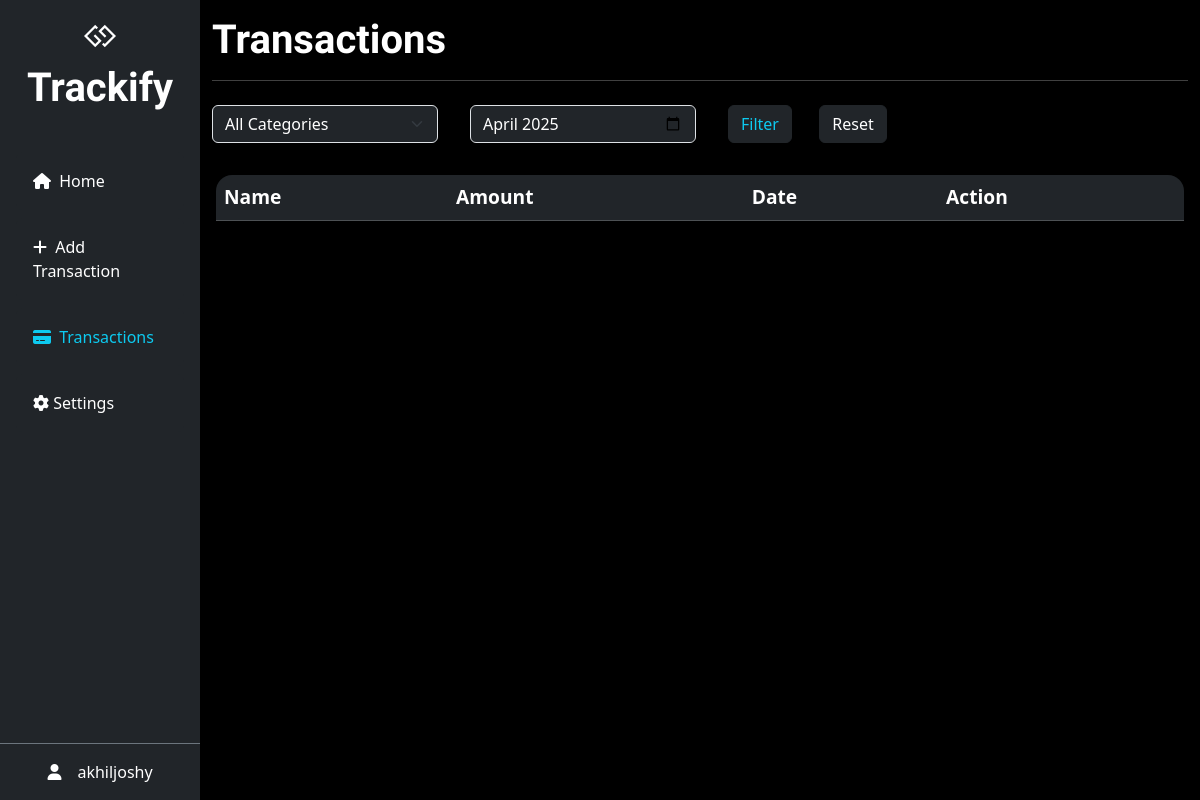
Page /expenses/ (signed in) on the earlier database version.
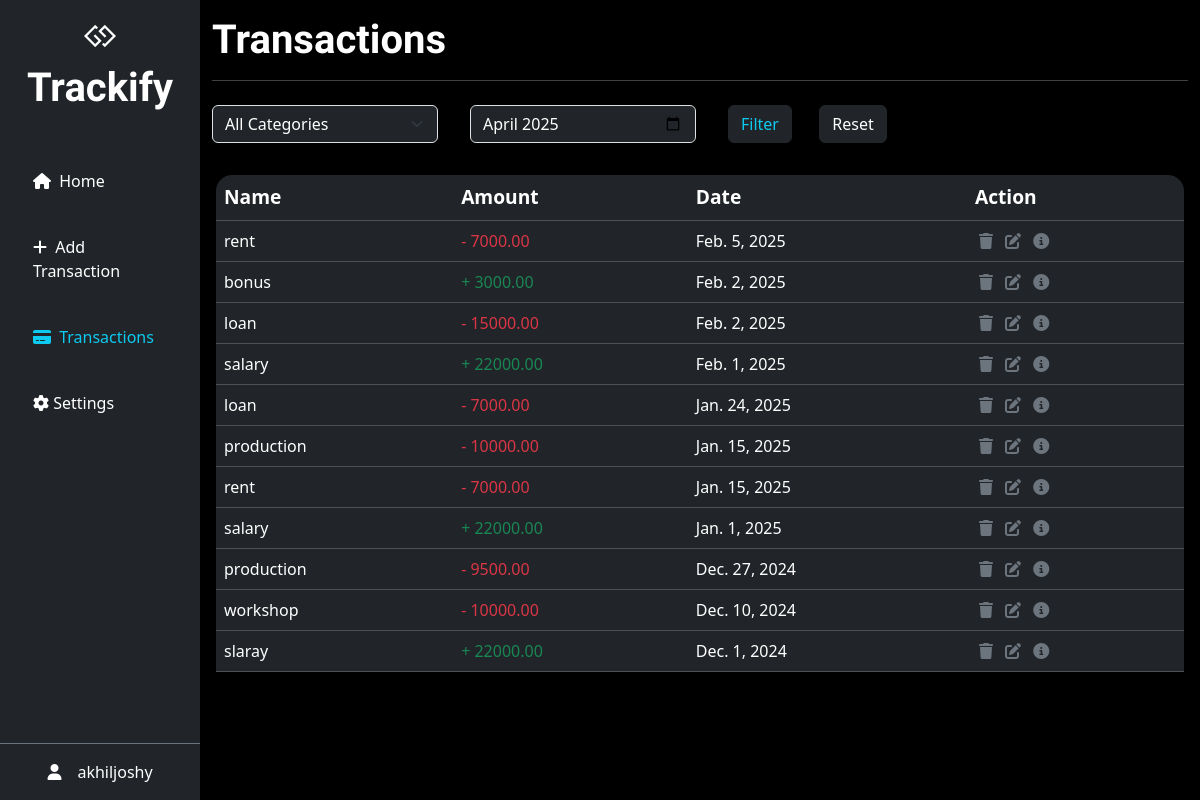
Same page on the later database version.
### expenses/models.py (models this page shows, shortened)
class ExpenseModel(models.Model):
    CATEGORY_CHOICES = [
        ('credit', 'Credit'),
        ('debit', 'Debit'),
    ]
    name = models.CharField(max_length=100)
    amount = models.DecimalField(max_digits=10, decimal_places=2)
    category = models.CharField(max_length=50, choices=CATEGORY_CHOICES)
    date = models.DateField()
    description = models.TextField(max_length=200, blank=True, null=True)
    user = models.ForeignKey(User, on_delete=models.CASCADE, null=True)

### expenses/views.py (the view)
# urls.py: path('expenses/',views.TransactionList.as_view(),name='expenses'),
class TransactionList(View):
    def get(self, request):
        if not request.user.is_authenticated:
            return redirect('login')
        data = ExpenseModel.objects.filter(user=request.user).order_by('-date')
        category = request.GET.get('category')
        date_filter = request.GET.get('date')
        if category:
            data = data.filter(category=category)
        if date_filter:
            year, month = map(int, date_filter.split('-'))
            data = data.filter(date__year=year, date__month=month)
        return render(request, 'expenses/expenses.html', {'data': data})

### expenses/templates/expenses/expenses.html (shortened to what this page needs)
{% extends "index.html" %}
{% block content %}
<h1 class="mb-3 pt-3 ">Transactions</h1>
            <hr>
            <form method="GET" action="{% url 'expenses' %}" class=" row mb-3 gap-2 pt-2">
                <div class="col-md-5 col-lg-3 ">
                    <select name="category" class=" form-select bg-dark text-white" aria-label="Default select example">
                        <option value="">All Categories</option>
                    </select>
                </div>
                <div class="col-md-5 col-lg-3 ">
                    <input type="month" name="date" class=" form-control bg-dark text-white" value="{% now 'Y-m' %}" />
                </div>
                <div class="col-md-2 col-lg-1 col-2  "><button type="submit" class=" btn btn-dark text-info">Filter</button>
                </div>
                <div class="col-md-2 col-lg-1 col-2  "><a href="{% url 'expenses' %}"
                        class="btn btn-dark">Reset</a></div>
            </form>
            <div class="container px-1 pt-3">
                <div class="scroll table-responsive rounded-4" style="max-height: 700px; overflow-y: scroll;">
                    <table class="table table-dark ">
                        <thead style="position: sticky; top: 0; font-size: larger;">
                            <tr>
                                <th>Name</th>
                                <th>Amount</th>
                                <th>Date</th>
                                <th>Action</th>
                            </tr>
                        </thead>
                        <tbody>
                            {% for exp in data %}
                            <tr>
                                <td>{{ exp.name }}</td>
                                <td>
                                    {% if exp.category == 'credit' %}
                                    <span class="text-success">+ {{ exp.amount }}</span>
                                    {% else %}
                                    <span class="text-danger">- {{ exp.amount }}</span>
                                    {% endif %}
                                </td>
                                <td>{{exp.date}}</td>
                                <td>
                                    <a href="{% url 'delete' exp.id %}" class="mx-1 text-secondary"><i
                                            class="fa-solid fa-trash"></i></a>
                                    <a href="{% url 'update' exp.id %}" class="mx-1 text-secondary"><i
                                            class="fa-solid fa-pen-to-square"></i></a>
                                    <a href="{% url 'expense_detail' exp.id %}" class="ms-1 text-secondary"><i
                                            class="fa-solid fa-circle-info"></i></a>
                                </td>
                            </tr>
                            {% endfor %}
                        </tbody>
                    </table>
                </div>
            </div>
{% endblock %}

### expenses/templates/index.html (shortened to what this page needs)
<!DOCTYPE html>
<html lang="en">
<head>
    <link href="https://cdn.jsdelivr.net/npm/bootstrap@5.3.3/dist/css/bootstrap.min.css" rel="stylesheet"
 />
    <link rel="stylesheet" href="https://cdnjs.cloudflare.com/ajax/libs/font-awesome/6.7.2/css/all.min.css"
 />
</head>
<body class="bg-black text-white">
    <div class="container-fluid m-0 p-0 d-flex vh-100">
        <aside class="d-none d-md-block bg-dark col-md-3 col-lg-2  vh-100 m-0">
            <div class="d-flex flex-column h-100 justify-content-between">
                <div>
                    <div class="text-center py-4">
                        <i class="fa-brands fa-gg fa-2xl"></i>
                        <h1 class="brand mb-0 p-3">Trackify</h1>
                    </div>
                    <div class="d-grid gap-2 px-3">
                        <a href="{% url 'home' %}"
                            class="btn btn-dark text-start p-3 {% if request.resolver_match.url_name == 'home' %} text-info {% endif %}"><i
                                class="me-1 fa-solid fa-house "></i> Home</a>
                        <a href="{% url 'addexpense' %}"
                            class="btn btn-dark text-start p-3 {% if request.resolver_match.url_name == 'addexpense' %} text-info {% endif %}"><i
                                class="me-1 fa-solid fa-plus"></i> Add Transaction</a>
                        <a href="{% url 'expenses' %}"
                            class="btn btn-dark text-start p-3 {% if request.resolver_match.url_name == 'expenses' %} text-info {% endif %}"><i
                                class="me-1 fa-solid fa-credit-card"></i> Transactions</a>
                        <a href="{% url 'settings' %}"
                            class="btn btn-dark text-start p-3 {% if request.resolver_match.url_name == 'settings' or request.resolver_match.url_name == 'feedback'%} text-info {% endif %}">
                            <i class="fa-solid fa-gear"></i> Settings</a>
                    </div>
                </div>
                <div class="d-flex justify-content-center align-items-center p-3 border-top border-secondary">
                    <i class="fa-solid fa-user me-3"></i> {{ user.username }}
                </div>
            </div>
        </aside>
        <main class=" col-lg-10 col-md-9 col-12">
            <div class="container">
                {% block content %} {% endblock %}
            </div>
        </main>
    </div>
</body>
</html>

### expenses/templates/index.html (style rules this page uses)
.brand, h1 { font-family: "Jura", sans-serif; font-weight: 700; }

Differences in the rows shown:
added ExpenseModel: name "rent", amount "7000.00", date "Feb. 5, 2025"
added ExpenseModel: name "bonus", amount "3000.00", date "Feb. 2, 2025"
added ExpenseModel: name "loan", amount "15000.00", date "Feb. 2, 2025"
added ExpenseModel: name "salary", amount "22000.00", date "Feb. 1, 2025"
added ExpenseModel: name "loan", amount "7000.00", date "Jan. 24, 2025"
added ExpenseModel: name "production", amount "10000.00", date "Jan. 15, 2025"
added ExpenseModel: name "rent", amount "7000.00", date "Jan. 15, 2025"
added ExpenseModel: name "salary", amount "22000.00", date "Jan. 1, 2025"
added ExpenseModel: name "production", amount "9500.00", date "Dec. 27, 2024"
added ExpenseModel: name "workshop", amount "10000.00", date "Dec. 10, 2024"
added ExpenseModel: name "slaray", amount "22000.00", date "Dec. 1, 2024"
